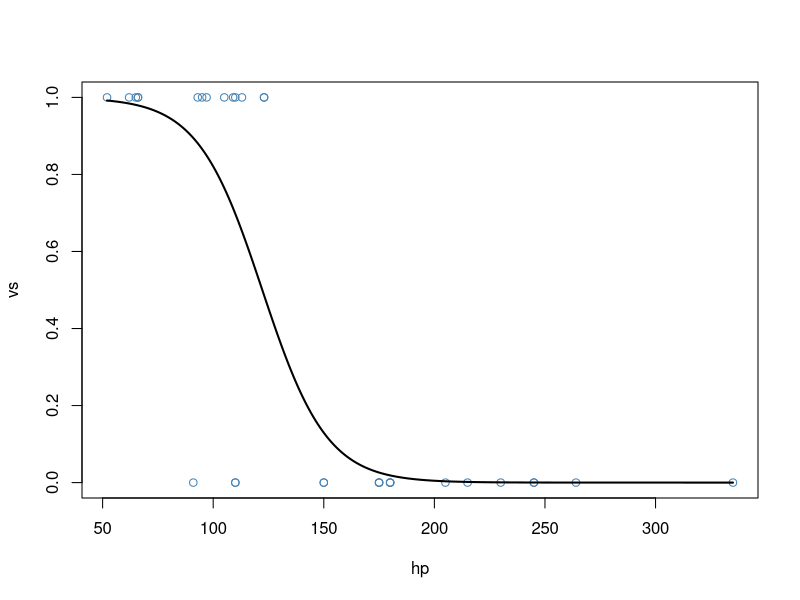

Generate this figure with R:
#fit logistic regression model
model <- glm(vs ~ hp, data=mtcars, family=binomial)

#define new data frame that contains predictor variable
newdata <- data.frame(hp=seq(min(mtcars$hp), max(mtcars$hp),len=500))

#use fitted model to predict values of vs
newdata$vs = predict(model, newdata, type="response")

#plot logistic regression curve
plot(vs ~ hp, data=mtcars, col="steelblue")
lines(vs ~ hp, newdata, lwd=2)

a <- data.frame(hp=59)
result <-  predict(model,a)
print(result)